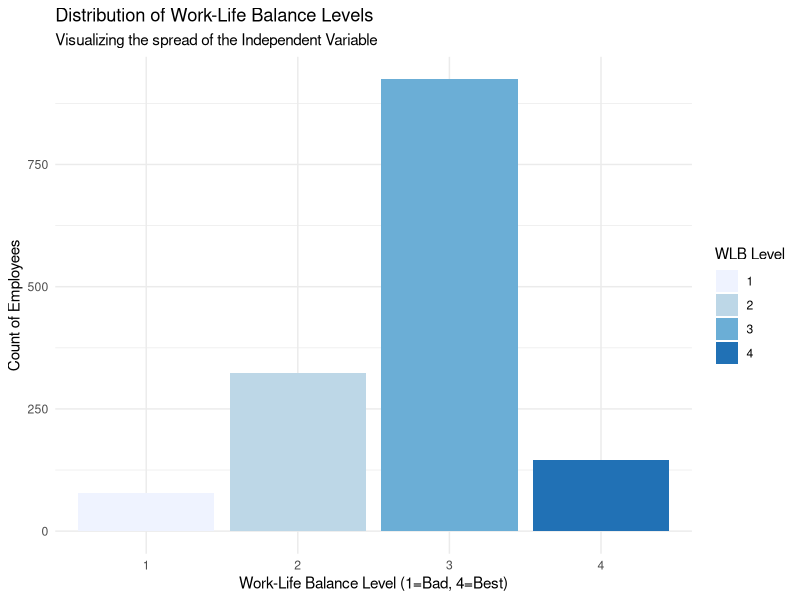
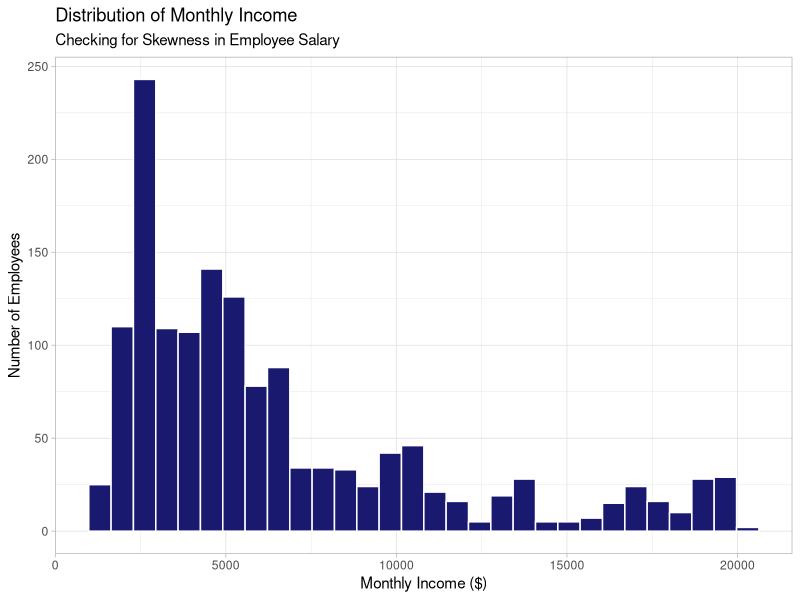

The R script that drew these images, in order:
library(tidyverse) # Includes ggplot2 for charts and dplyr for tables
library(corrplot)  # heatmap
library(scales) #format chart axes

#install packages
install.packages(c("tidyverse", "corrplot", "scales"))

#load the preprocessed dataset
df <- read.csv("data/processed/cleaned_hr_data.csv")
head(df)

#view dimensions and columns and check data types
dim(df)
colnames(df)
str(df)

#check missing values
sum(is.na(df))

#univarate analysis
#summary of independent variable
summary(df$WorkLifeBalance)
sd(df$WorkLifeBalance)

#frequency table
wlb_table <- table(df$WorkLifeBalance)
print(wlb_table)

#propotions
prop.table(wlb_table) * 100

#univarate visualizations
#bar chart for work life balance
# Visualizing Work-Life Balance Distribution (LO2)
ggplot(df, aes(x = as.factor(WorkLifeBalance), fill = as.factor(WorkLifeBalance))) +
  geom_bar() +
  scale_fill_brewer(palette = "Blues") +
  theme_minimal() +
  labs(title = "Distribution of Work-Life Balance Levels",
       subtitle = "Visualizing the spread of the Independent Variable",
       x = "Work-Life Balance Level (1=Bad, 4=Best)", 
       y = "Count of Employees",
       fill = "WLB Level")

#histogram for monthly income distribution
ggplot(df, aes(x = MonthlyIncome)) +
  geom_histogram(bins = 30, fill = "midnightblue", color = "white") +
  theme_light() +
  labs(title = "Distribution of Monthly Income",
       subtitle = "Checking for Skewness in Employee Salary",
       x = "Monthly Income ($)", 
       y = "Number of Employees")
